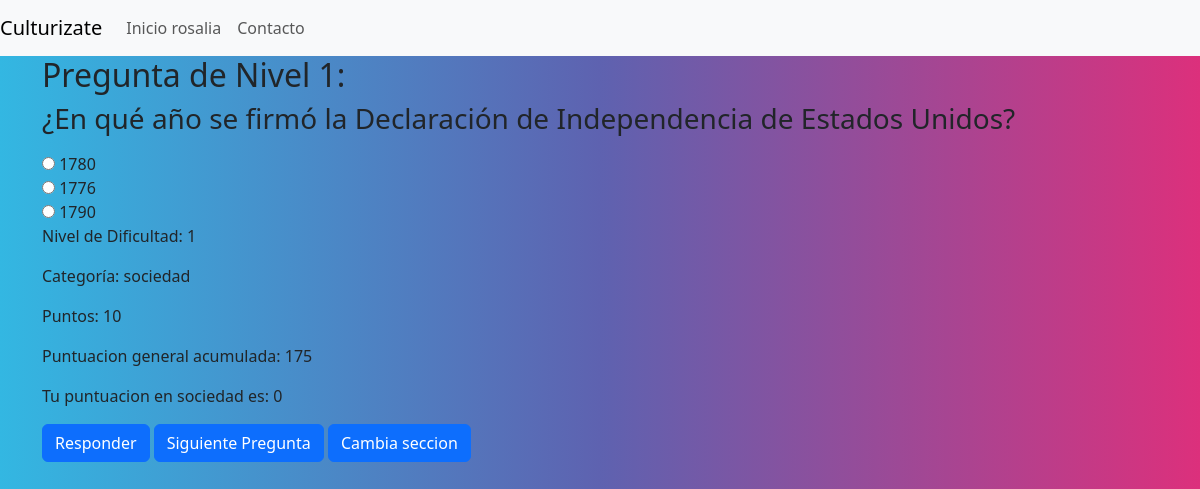
The app's page /take_question/sociedad/5/ (signed in), older data.
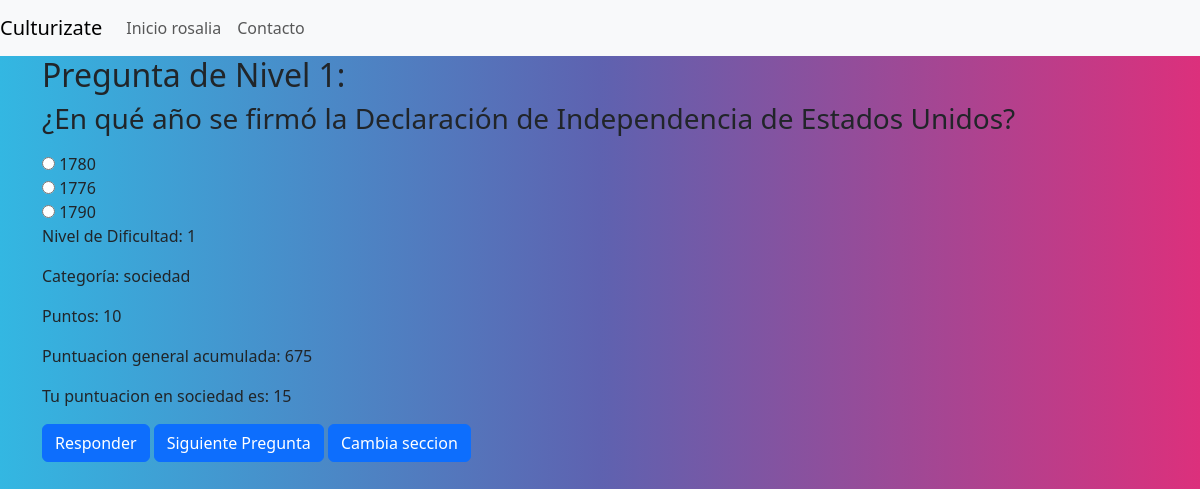
The same page, newer data.
### culturizateApp/models.py (models this page shows)
class UserProfile(AbstractUser):
    name = models.CharField(max_length=255)
    surname=models.CharField(max_length=200)
    email = models.EmailField()
    score = models.IntegerField(default=0)
    attempts = models.IntegerField(default=0)
    informatica_score=models.IntegerField(default=0)
    ciencia_score=models.IntegerField(default=0)
    historia_score=models.IntegerField(default=0)
    geopolitica_score=models.IntegerField(default=0)
    curiosidades_score=models.IntegerField(default=0)
    espiritualidad_score=models.IntegerField(default=0)
    historia_score=models.IntegerField(default=0)
    sociedad_score=models.IntegerField(default=0)

### culturizateApp/views.py (the view)
# urls.py: path("take_question/<str:category_selected>/<int:nivel>/",views.take_question,name='take_question'),
def take_question(request,category_selected=None,nivel=None):
    all_categories=['informatica','historia','geopolitica','espiritualidad','curiosidades','ciencia']
    angle = 360 / len(all_categories)
    user_profile=request.user
    if nivel==5:
        question=BaseQuestion.objects.filter(category=category_selected).order_by('?').first()
    else:
        question=BaseQuestion.objects.filter(category=category_selected,nivel_dificultad=nivel).order_by('?').first()
    try:
        if request.method=='GET':
            if question is not None:
                options=[
                    ('A',question.option_a),
                    ('B',question.option_b),
                    ('C',question.option_c),
                ]
                category_score_field=f'{question.category}_score'
                user_category_score=getattr(user_profile,category_score_field)
                options=sorted(options,key=lambda x:choice([0,1,2]))
                request.session['current_question'] = {
                    'question_text' : question.question_text,
                    'options':options,
                    'points':question.points,
                    'nivel_dificultad':question.nivel_dificultad,
                    'category':question.category,
                    'correct_answer':question.correct_option ,
                    }
                context = {
                'question_text': question.question_text,
                'options': options,
                'points': question.points,
                'nivel_dificultad': question.nivel_dificultad,
                'category': question.category,
                'correct_answer': question.correct_option,
                'all_categories': all_categories,
                'angle': angle,
                'user_category_score':user_category_score,
                'nivel':nivel,
            }
                return render(request,'game.html',context)
            else:
                return render(request,'/')
        return HttpResponse('Esta vista solo adminte solicitudes post')
    except Exception as e:
        logging.exception(e)
        print(f"Error: {type(e).__name__} - {str(e)}")
        return HttpResponse('Error, vuelve a intentarlo más tarde')

### culturizateApp/templates/game.html (shortened to what this page needs)
{% extends 'base.html' %}
{%load static %}
{% block content %}
  <div id="game-container">
    {% if no_questions %}
    <p>No hay preguntas disponibles</p>
    {% else %}
    <h2>Pregunta de Nivel {{ nivel_dificultad }}:</h2>
    <h3>{{question_text}}</h3>
    <form id="question-form" method="POST" action="{% url 'checkAnswer' %}">
      {% for option in options %}
        <input type="radio" name="user_answer" value="{{ option.0 }}" id="{{ option.0 }}">
        <label for="{{ option.0 }}">{{ option.1 }}</label><br>
      {% endfor %}
      <p>Nivel de Dificultad: {{ nivel_dificultad }}</p>
      <p>Categoría: {{ category }}</p>
      <p>Puntos: {{ points }}</p>
      <p>Puntuacion general acumulada: {{ user.score }}</p>
      <p>Tu puntuacion en {{ category }} es: {{ user_category_score }}</p>
      <button id="response-button" type="submit"class="btn btn-primary" >Responder</button>
      <a href="{% url 'take_question' category_selected=category nivel=nivel %}" class="btn btn-primary">Siguiente Pregunta</a>
      <a href="{% url 'obtain_categories'  %}" class="btn btn-primary"> Cambia seccion</a>
    </form>
    {% endif %}
  </div>
{% endblock %}

### culturizateApp/templates/base.html (shortened to what this page needs)
{% load static %}
{% load crispy_forms_tags %}
<!DOCTYPE html>
<html lang="en">
  <head>
    <link rel="stylesheet" href="https://bootswatch.com/5/quartz/bootstrap.min.css">
    <link href="https://cdn.jsdelivr.net/npm/bootstrap@5.3.0-alpha1/dist/css/bootstrap.min.css" rel="stylesheet">
  </head>
  <body>
    <nav class="navbar navbar-expand-lg navbar-light bg-light">
      <a class="navbar-brand" href="#">Culturizate</a>
      <div class="collapse navbar-collapse" id="navbarNav">
        <ul class="navbar-nav">
          <li class="nav-item active">
            <a class="nav-link" href="#">Inicio <span class="sr-only">{{ user }}</span></a>
          </li>
          <li class="nav-item">
            <a class="nav-link" href="#">Contacto</a>
          </li>
        </ul>
      </div>
    </nav>
    <div class="container">
      {% block content %}
      {% endblock %}
    </div>
  </body>
</html>

Row changes from the older to the newer data that the page shows:
changed UserProfile "rosalia": score "175" → "675"
Text that changed along with them:
{{ user_category_score }}: "0" → "15"
